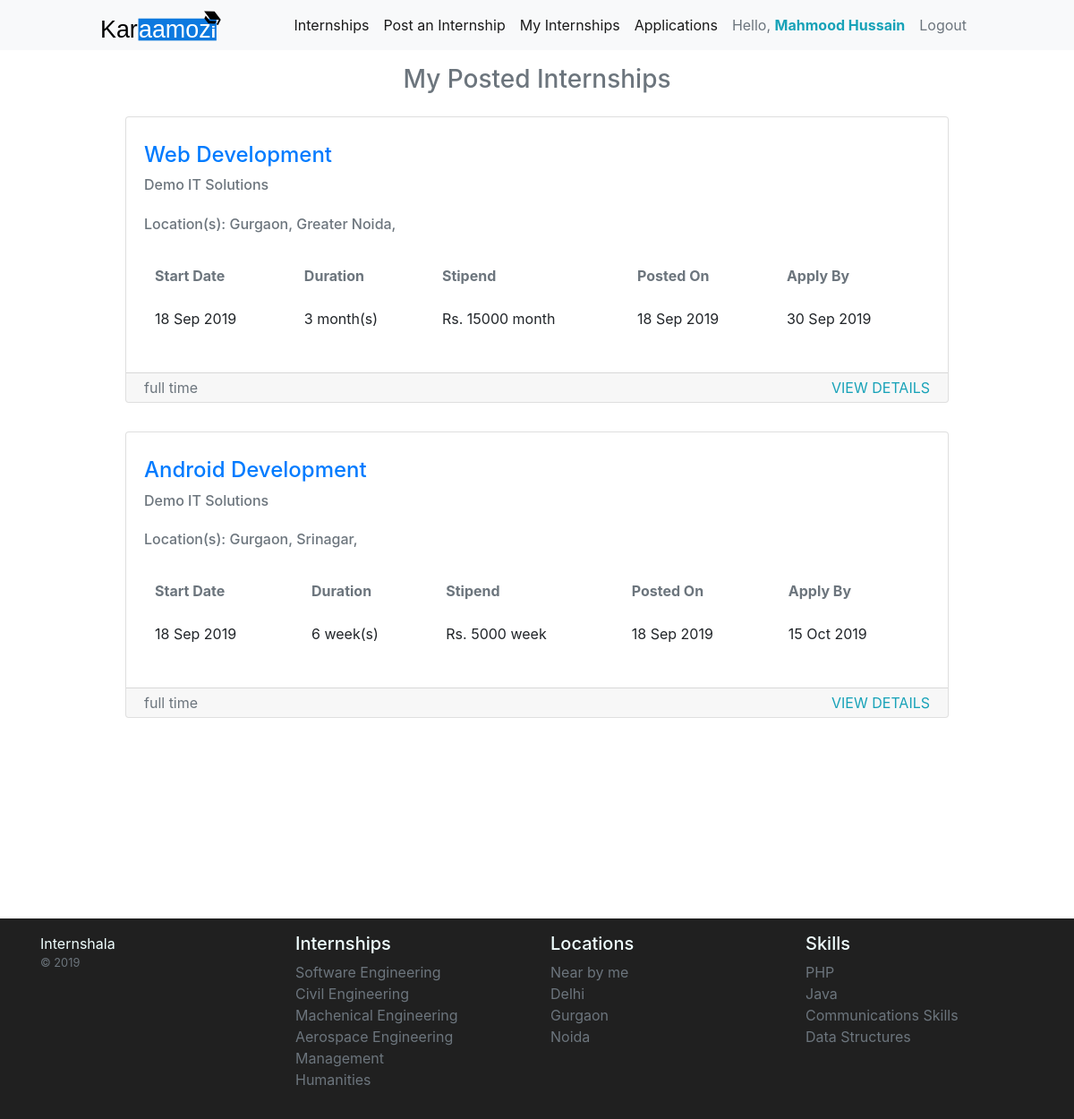
/my-internships.php (signed in), run on the app's committed database.
### tables this page shows
CREATE TABLE `employers` (
  `id` int(11) NOT NULL,
  `first_name` varchar(252) NOT NULL,
  `last_name` varchar(252) NOT NULL,
  `email_id` varchar(100) NOT NULL,
  `password` varchar(300) NOT NULL,
  `company_name` varchar(100) NOT NULL,
  `company_url` varchar(252) DEFAULT NULL,
  `mobile` varchar(20) NOT NULL,
  `about` text NOT NULL,
  `created_at` datetime NOT NULL DEFAULT CURRENT_TIMESTAMP
);

CREATE TABLE `internships` (
  `id` int(11) NOT NULL,
  `title` varchar(252) NOT NULL,
  `start_date` varchar(50) NOT NULL,
  `end_date` varchar(20) NOT NULL,
  `posted_by` int(11) NOT NULL,
  `duration` int(11) NOT NULL,
  `stipend` int(11) NOT NULL,
  `duration_week` tinyint(1) NOT NULL DEFAULT '0',
  `stipend_week` tinyint(1) NOT NULL DEFAULT '0',
  `about_internship` mediumtext NOT NULL,
  `number_of_interns` int(11) NOT NULL,
  `who_can` mediumtext NOT NULL,
  `part_time_allowed` tinyint(1) NOT NULL DEFAULT '1',
  `posted_at` datetime NOT NULL DEFAULT CURRENT_TIMESTAMP
);

CREATE TABLE `internship_locations` (
  `id` int(11) NOT NULL,
  `internship_id` int(11) NOT NULL,
  `location_id` int(11) NOT NULL
);

CREATE TABLE `locations` (
  `id` int(11) NOT NULL,
  `city_name` varchar(252) NOT NULL,
  `city_state` varchar(100) NOT NULL
);

### partials/employer-auth-control.php (called while the page is built, shortened)
<?php
if(isset($_SESSION['loggedin']) && isset($_SESSION['employer']) && isset($_SESSION['email']) && $_SESSION['employer'] == 1){
    $result = $obj->fetchConditionally("employers", "email_id", $_SESSION['email']);
    $student_control = 0;
    $employer_control = 1;
    foreach ($result as $employer) {
        $employer_id = $employer['id'];
        $first_name = $employer['first_name'];
    }
 }else{
    header('location: index.php');
 }

### config/db.php (called while the page is built, shortened)
<?php
  class Database {
    public function __construct(){
        try {
            $this -> con = mysqli_connect("localhost", "root", "root", "karaamozi");
        }catch(Exception $e){
            die($e->getMessage());
        }
    }
  }

### action/core.php (called while the page is built, shortened)
<?php
class dataOperaion extends Database {
   public function custom_query($query){
    $array = array();
    $result = mysqli_query($this->con, $query);
    while($row = mysqli_fetch_assoc($result)){
    $array[] = $row;
    }
    return $array;
  }
public function fetchConditionally($table, $where, $candition, $limit = 500)
{
  $query = "SELECT * FROM " . $table . " WHERE " . $where . " = '$candition' LIMIT $limit";
  $array = array();
  $result = mysqli_query($this->con, $query);
  while ($row = mysqli_fetch_assoc($result)) {
    $array[] = $row;
  }
  return $array;
}
}

### my-internships.php (the view, shortened to what this page needs)
<?php
include('./config/db.php');
include('./action/core.php');
$obj = new dataOperaion;
include('./partials/employer-auth-control.php');
?>
<!doctype html>
<html lang="en">
<head>
    <link rel="stylesheet" href="https://stackpath.bootstrapcdn.com/bootstrap/4.3.1/css/bootstrap.min.css">
    <link rel="stylesheet" href="./assets/css/style.css">
</head>
<body>
    <?php include('./partials/nav.php'); ?>
    <div class="container">
        <div class="row">
            <div class="col-md-12">
                <h3 class="pt-3 text-center text-muted">My Posted Internships</h3>
            </div>
        </div>
        <?php
        $sql = "SELECT *, i.id as internship_id FROM internships i INNER JOIN employers e ON i.posted_by = e.id WHERE e.id = $employer_id";
        $internships = $obj->custom_query($sql);
        foreach($internships as $row){
            $internship_id = $row['internship_id'];
            $title = $row['title'];
            $start_date = $row['start_date'];
            $end_date = $row['end_date'];
            $duration = $row['duration'];
            $stipend = $row['stipend'];
            $duration_week = $row['duration_week'];
            $stipend_week = $row['stipend_week'];
            $part_time_allowed = $row['part_time_allowed'];
            $posted_at = $row['posted_at'];
            $company_name = $employer['company_name'];
        ?>
        <div class="row py-3">
            <div class="col-md-10 m-auto">
            <div class="card">
                    <div class="card-body">
                        <h4 class="py-2"><a href="internship-details.php?id=<?= $internship_id ?>"><?= $title ?></a></h4>
                        <h6 class="card-subtitle mb-2 text-muted"><?= $company_name ?></h6>
                        <h6 class="card-subtitle my-4 text-muted">Location(s):
                            <?php
                            $sql = "SELECT * FROM internship_locations il INNER JOIN locations l ON il.location_id = l.id WHERE il.internship_id = $internship_id";
                            $locations = $obj->custom_query($sql);
                            foreach ($locations as $loc) {
                                echo $loc['city_name'] . ', ';
                            }
                            ?>
                        </h6>
                        <div class="table-responsive">
                            <table class="table table-borderless">
                                <thead>
                                    <tr class="text-muted">
                                        <th>Start Date</th>
                                        <th>Duration</th>
                                        <th>Stipend</th>
                                        <th>Posted On</th>
                                        <th>Apply By</th>
                                    </tr>
                                </thead>
                                <tbody>
                                    <tr>
                                        <td><?= date('d M Y', strtotime($start_date)); ?></td>
                                        <td><?= $duration, $duration_week == 0?'<span> month(s)</span>':'<span> week(s)</span>' ?> </td>
                                        <td>Rs. <?= $stipend, $stipend_week == 0?'<span> month</span>':'<span> week</span>' ?></td>
                                        <td><?= date('d M Y', strtotime($posted_at)); ?></td>
                                        <td><?= date('d M Y', strtotime($end_date)); ?></td>
                                    </tr>
                                </tbody>
                            </table>
                        </div>
                    </div>
                    <div class="card-footer py-1">
                        <?php
                        if($part_time_allowed == 0){
                            echo '<span class="text-muted float-left">full time</span>';
                        }else{
                            echo '<span class="text-muted float-left">part time allowed</span>';
                        }
                        ?>
                        <a class="float-right text-info" href="internship-details.php?id=<?= $internship_id ?>">VIEW DETAILS</a>
                    </div>
                </div>
            </div>
        </div>
        <?php } ?>
    </div>
    <?php include('./partials/footer.php'); ?>
</body>
</html>

### partials/nav.php (shortened to what this page needs)
<nav class="navbar navbar-expand-lg navbar-light bg-light">
  <a href="index.php" class="pl-md-6rem brand-logo">
    <img src="./assets/images/logo.svg" alt="Mahmood Hussain" style="height: 40px;">
  </a>
  <div class="collapse navbar-collapse" id="navbarNavDropdown">
    <ul class="navbar-nav ml-md-auto pr-md-6rem">
      <li class="nav-item active">
        <a class="nav-link" href="index.php">Internships <span class="sr-only">(current)</span></a>
      </li>
      <?php
      if ($student_control == 0 && $employer_control == 1) {
        echo '<li class="nav-item active">
      <a class="nav-link" href="post-internship.php">Post an Internship</a>
    </li>
    <li class="nav-item active">
      <a class="nav-link" href="my-internships.php">My Internships</a>
    </li>
    <li class="nav-item active">
      <a class="nav-link" href="applications-received.php">Applications</a>
    </li>
    <li class="nav-item active">
      <span class="nav-link text-muted" href="#">Hello, <b class="text-info">' . $first_name . '</b></span>
    </li>
    <li class="nav-item active">
      <a class="nav-link text-muted" href="logout.php">Logout</a>
    </li>
    ';
      }
      ?>
    </ul>
  </div>
</nav>

### assets/css/style.css (style rules this page uses)
a { text-decoration: none !important; }
@media (min-width: 768px) { .pr-md-6rem, .px-md-6rem { padding-right: 6rem !important; } }
@media (min-width: 768px) { .pl-md-6rem, .px-md-6rem { padding-left: 6rem !important; } }

### data on the page
employers: first_name "Mahmood Hussain"
internships: title "Web Development", posted_by.company_name "Demo IT Solutions", start_date "18 Sep 2019", duration "3", duration_week "month(s)", stipend "15000", stipend_week "month", posted_at "18 Sep 2019", end_date "30 Sep 2019", part_time_allowed "full time"
internship_locations: location.city_name "Gurgaon"
internship_locations: location.city_name "Greater Noida"
internships: title "Android Development", posted_by.company_name "Demo IT Solutions", start_date "18 Sep 2019", duration "6", duration_week "week(s)", stipend "5000", stipend_week "week", posted_at "18 Sep 2019", end_date "15 Oct 2019", part_time_allowed "full time"
internship_locations: location.city_name "Gurgaon"
internship_locations: location.city_name "Srinagar"
